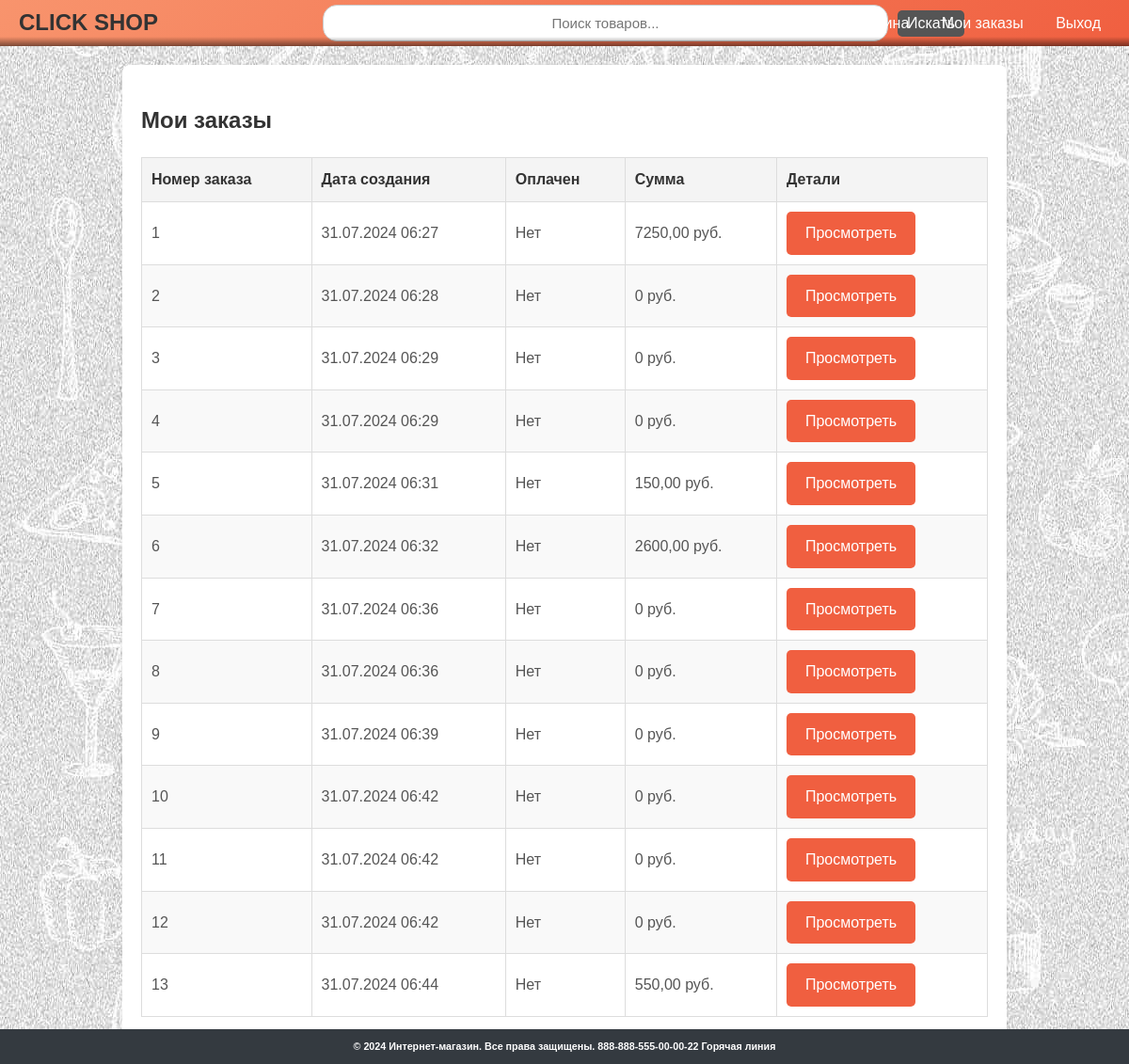
/orders/order-history/ (signed in), run on an earlier commit of the app's database.
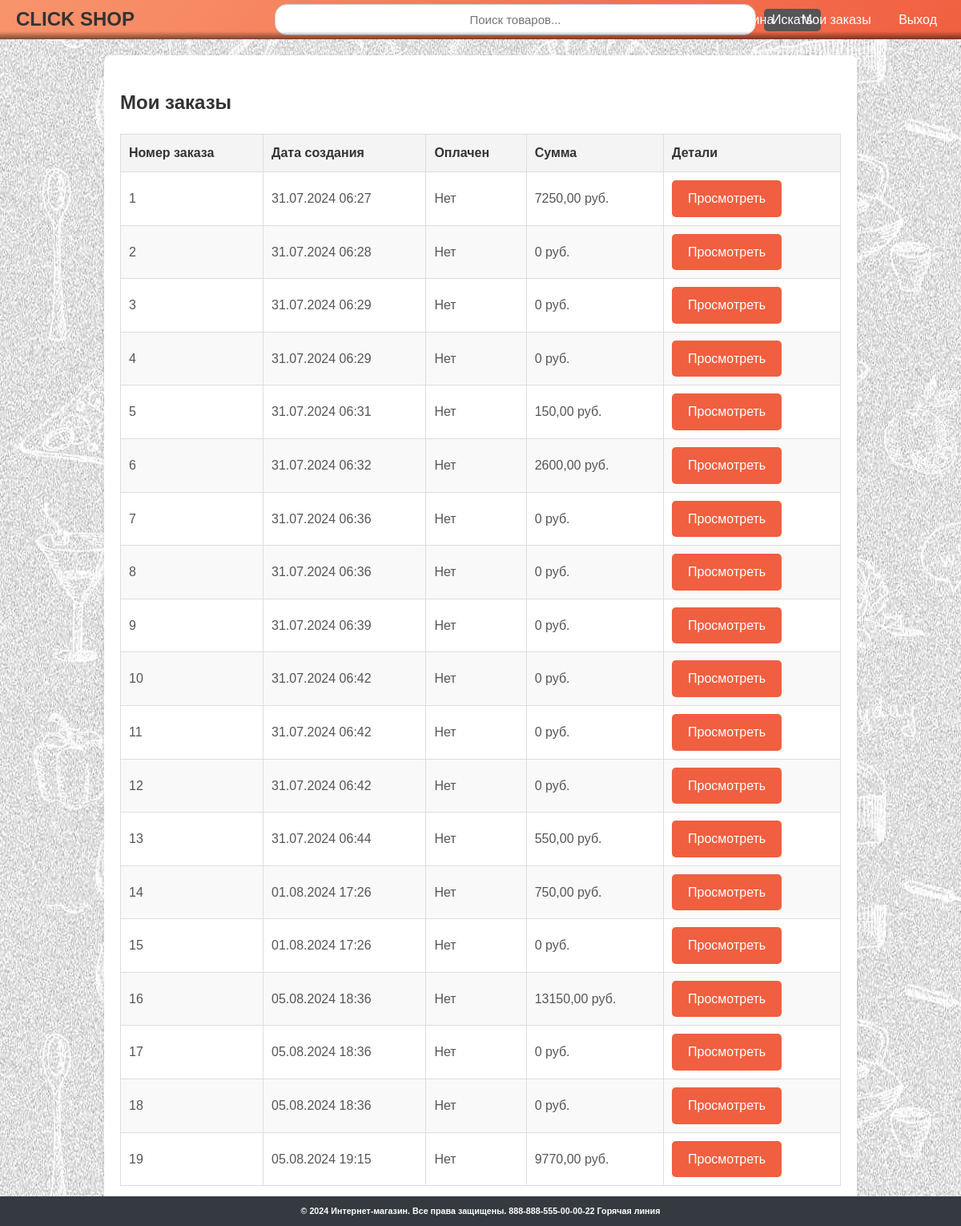
And on a later commit of the database.
### orders/models.py (models this page shows, shortened)
class Order(models.Model):
    user = models.ForeignKey(settings.AUTH_USER_MODEL, on_delete=models.CASCADE)
    created = models.DateTimeField(auto_now_add=True)
    updated = models.DateTimeField(auto_now=True)
    paid = models.BooleanField(default=False)

### orders/views.py (the view)
# urls.py: path('order-history/', views.order_history, name='order_history'),
@login_required
def order_history(request):
    orders = Order.objects.filter(user=request.user)
    order_data = []
    for order in orders:
        total_cost = sum(item.price * item.quantity for item in order.items.all())
        order_data.append({
            'id': order.id,
            'created': order.created,
            'updated': order.updated,
            'paid': order.paid,
            'total_cost': total_cost
        })
    return render(request, 'orders/order_history.html', {'orders': order_data})

### orders/templates/orders/order_history.html (shortened to what this page needs)
{% extends "accounts/base.html" %}
{% block content %}
<div class="order-history-container">
    <h2 class="order-history-title">Мои заказы</h2>
    {% if orders %}
        <table class="order-history-table">
            <thead>
                <tr>
                    <th>Номер заказа</th>
                    <th>Дата создания</th>
                    <th>Оплачен</th>
                    <th>Сумма</th>
                    <th>Детали</th>
                </tr>
            </thead>
            <tbody>
                {% for order in orders %}
                    <tr>
                        <td>{{ order.id }}</td>
                        <td>{{ order.created|date:"d.m.Y H:i" }}</td>
                        <td>{{ order.paid|yesno:"Да,Нет" }}</td>
                        <td>{{ order.total_cost }} руб.</td>
                        <td>
                            <a href="{% url 'order_detail' order.id %}" class="btn btn-view">Просмотреть</a>
                        </td>
                    </tr>
                {% endfor %}
            </tbody>
        </table>
    {% else %}
        <p class="order-history-empty">У вас нет заказов.</p>
    {% endif %}
</div>
{% endblock %}

What changed in the data, as far as the page shows it:
added Order: created "01.08.2024 17:26"
added Order: created "01.08.2024 17:26"
added Order: created "05.08.2024 18:36"
added Order: created "05.08.2024 18:36"
added Order: created "05.08.2024 18:36"
added Order: created "05.08.2024 19:15"
Also different on the page:
new list line: "14 Нет 750,00 руб. Просмотреть"
new list line: "15 Нет 0 руб. Просмотреть"
new list line: "16 Нет 13150,00 руб. Просмотреть"
new list line: "17 Нет 0 руб. Просмотреть"
new list line: "18 Нет 0 руб. Просмотреть"
new list line: "19 Нет 9770,00 руб. Просмотреть"
